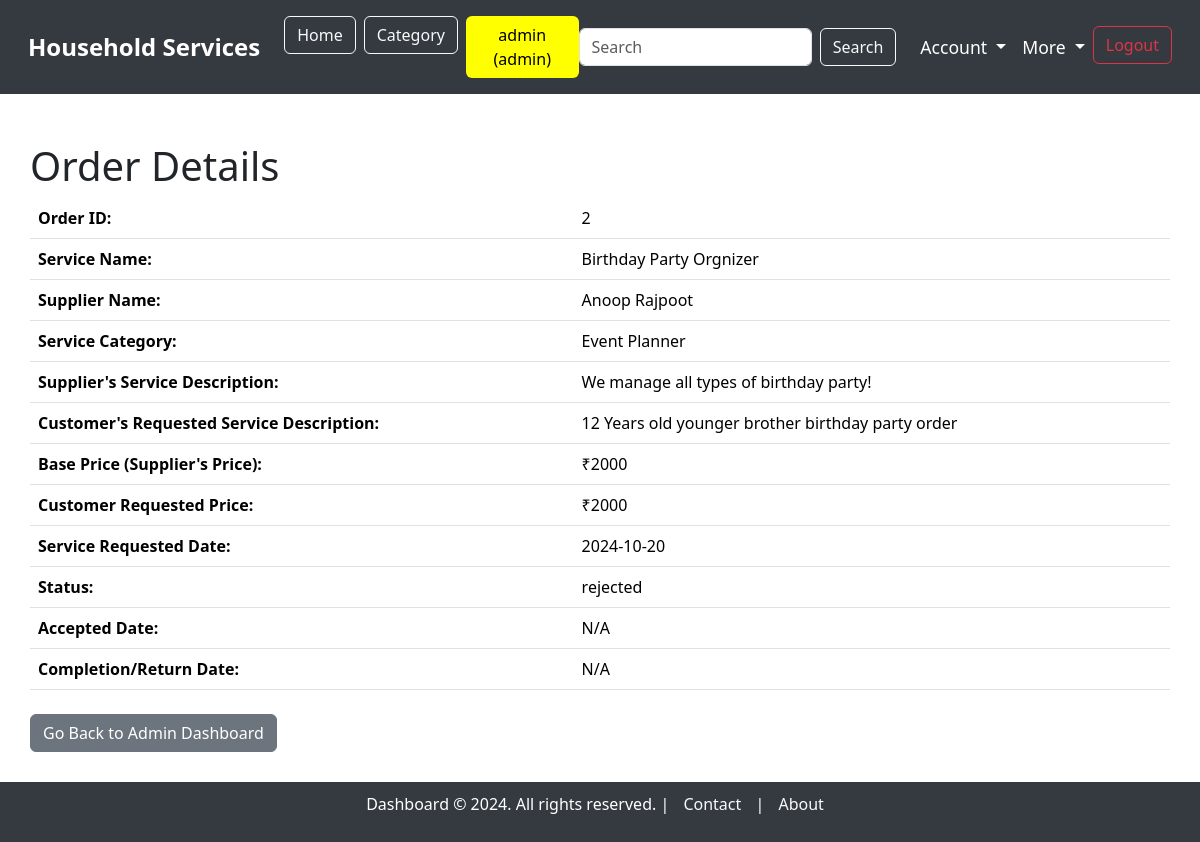
Screenshot of /order_details/2 (signed in) with the database file from the repository.
### model.py (models this page shows, shortened)
class ServiceRequest(db.Model):
    __tablename__ = "service_requests"
    service_request_id = db.Column(db.Integer, autoincrement=True, primary_key=True)
    service_id = db.Column(db.Integer, db.ForeignKey('service.service_id', ondelete='CASCADE'), nullable=False)
    user_id = db.Column(db.Integer, db.ForeignKey('users.user_id'), nullable=False)
    supplier_id = db.Column(db.Integer, db.ForeignKey('users.user_id'), nullable=True)  # Link to supplier (optional)
    service_description = db.Column(db.String, nullable=False)
    experience_years = db.Column(db.Integer, nullable=True)
    created_at = db.Column(db.DateTime, default=datetime.utcnow)
    updated_at = db.Column(db.DateTime, default=datetime.utcnow, onupdate=datetime.utcnow)
    date_requested = db.Column(db.DateTime, default=datetime.utcnow, nullable=True)
    date_issued = db.Column(db.DateTime, nullable=True)  #accepted date
    date_completed = db.Column(db.DateTime, nullable=True)
    date_returned = db.Column(db.DateTime, nullable=True)
    status = db.Column(db.String, default='pending')  # 'pending', 'accepted', 'rejected', 'completed', 'returned', 'cancelled'
    price = db.Column(db.Integer, nullable=False)  # Price associated with the service
    customer = db.relationship('User', foreign_keys=[user_id], backref='customer_requests')
    supplier = db.relationship('User', foreign_keys=[supplier_id], backref='supplier_requests')
    service = db.relationship('Service', backref='requests')

class Service(db.Model):
    __tablename__ = "service"
    service_id = db.Column(db.Integer, autoincrement=True, primary_key=True)
    category_id = db.Column(db.Integer, db.ForeignKey('category.category_id'), nullable=False)  # Link to Category model
    supplier_id = db.Column(db.Integer, db.ForeignKey('users.user_id', ondelete='CASCADE'), nullable=False)  # Link to the supplier with cascade delete
    service_name = db.Column(db.String, unique=True, nullable=False)
    service_description = db.Column(db.String, nullable=False)
    created_at = db.Column(db.DateTime, default=datetime.utcnow)
    updated_at = db.Column(db.DateTime, default=datetime.utcnow, onupdate=datetime.utcnow)
    price = db.Column(db.Integer)
    image = db.Column(db.String)  # Path to the uploaded image
    supplier = db.relationship('User', backref='services')  # Relationship to supplier (User)
    category = db.relationship('Category', backref='services')  # Relationship to Category

class User(db.Model):
    __tablename__ = "users"
    user_id = db.Column(db.Integer, autoincrement=True, primary_key=True)
    full_name = db.Column(db.String, nullable=False)
    username = db.Column(db.String, unique=True, nullable=False)
    email = db.Column(db.String, unique=True, nullable=False)
    password = db.Column(db.String, nullable=False)
    address = db.Column(db.String, nullable=False)
    pincode = db.Column(db.String, nullable=False)
    role = db.Column(db.String, nullable=False)  # 'customer' or 'supplier'
    service_name = db.Column(db.String, nullable=True)  # Nullable for customers
    experience_years = db.Column(db.Integer, nullable=True)  # Nullable for customers
    document = db.Column(db.String, nullable=True)  # Nullable for customers
    is_verified = db.Column(db.Boolean, default=False)  # For supplier verification
    is_blocked = db.Column(db.Boolean, default=False)  # For blocking/unblocking users

class Category(db.Model):
    __tablename__ = "category"
    category_id = db.Column(db.Integer, autoincrement=True, primary_key=True)
    category_name = db.Column(db.String, unique=True, nullable=False)
    category_description = db.Column(db.String, nullable=False)
    picture = db.Column(db.String)  # Path to the uploaded picture

### main.py (the view)
@app.route('/order_details/<int:service_request_id>')
@login_required("admin, supplier, customer")
def order_details(service_request_id):
    service_request = ServiceRequest.query.get_or_404(service_request_id)
    return render_template('service_requests/order_details.html', service_request=service_request)

### main.py (called while the page is built)
def login_required(roles):
    def wrapper(original):
        @wraps(original)
        def inner(*args, **kwargs):
            role_list = roles.split(', ')
            if session.get("username") and session.get("role") in role_list:
                return original(*args, **kwargs)
            else:
                flash(f"You need to login as one of the following roles: {', '.join(role_list)}", "warning")
                return redirect(url_for("login"))
        return inner
    return wrapper

### templates/service_requests/order_details.html (shortened to what this page needs)
{% extends 'base_dashboard.html' %}
{% block content %}
<div class="container mt-5">
    <h1>Order Details</h1>
    <table class="table">
        <tbody>
            <tr>
                <th>Order ID:</th>
                <td>{{ service_request.service_request_id }}</td>
            </tr>
            <tr>
                <th>Service Name:</th>
                <td>{{ service_request.service.service_name }}</td>
            </tr>
            <tr>
                <th>Supplier Name:</th>
                <td>{{ service_request.service.supplier.full_name }}</td>
            </tr>
            <tr>
                <th>Service Category:</th>
                <td>{{ service_request.service.category.category_name }}</td>
            </tr>
            <tr>
                <th>Supplier's Service Description:</th>
                <td>{{ service_request.service.service_description }}</td>
            </tr>
            <tr>
                <th>Customer's Requested Service Description:</th>
                <td>{{ service_request.service_description }}</td>
            </tr>
            <tr>
                <th>Base Price (Supplier's Price):</th>
                <td>₹{{ service_request.service.price }}</td>
            </tr>
            <tr>
                <th>Customer Requested Price:</th>
                <td>₹{{ service_request.price }}</td>
            </tr>
            <tr>
                <th>Service Requested Date:</th>
                <td>{{ service_request.date_requested.strftime('%Y-%m-%d') }}</td>
            </tr>
            <tr>
                <th>Status:</th>
                <td>{{ service_request.status }}</td>
            </tr>
            <tr>
                <th>Accepted Date:</th>
                <td>{{ service_request.date_issued.strftime('%Y-%m-%d') if service_request.date_issued else 'N/A' }}</td>
            </tr>
            <tr>
                <th>Completion/Return Date:</th>
                <td>
                    {% if service_request.status == 'completed' %}
                        {{ service_request.date_completed.strftime('%Y-%m-%d') if service_request.date_completed else 'N/A' }}
                    {% elif service_request.status == 'returned' %}
                        {{ service_request.date_returned.strftime('%Y-%m-%d') if service_request.date_returned else 'N/A' }}
                    {% else %}
                        N/A
                    {% endif %}
                </td>
            </tr>
        </tbody>
    </table>
    <div class="mt-4">
        {% if session.get('role') == 'supplier' %}
            <a href="{{ url_for('supplier_dashboard') }}" class="btn btn-secondary">Go Back to Supplier Dashboard</a>
        {% elif session.get('role') == 'customer' %}
            <a href="{{ url_for('customer_dashboard') }}" class="btn btn-secondary">Go Back to Customer Dashboard</a>
        {% elif session.get('role') == 'admin' %}
            <a href="{{ url_for('admin_dashboard') }}" class="btn btn-secondary">Go Back to Admin Dashboard</a>
        {% endif %}
    </div>
    <br>
</div>
{% endblock %}

### templates/base_dashboard.html (style rules this page uses)
body { overflow-x: hidden; }
.container { max-width: 100%; padding: 0 15px; }

### rows the page displays
ServiceRequest: service_request_id "2", service_description "12 Years old younger brother birthday party order", price "2000", date_requested "2024-10-20", status "rejected", date_issued "N/A"
Service: service.service_name "Birthday Party Orgnizer", service.service_description "We manage all types of birthday party!", service.price "2000"
User: service.supplier.full_name "Anoop Rajpoot"
Category: service.category.category_name "Event Planner"

### other values shown
{{ session.get('username') }} "admin"
{{ session.get('role') }} "admin"
